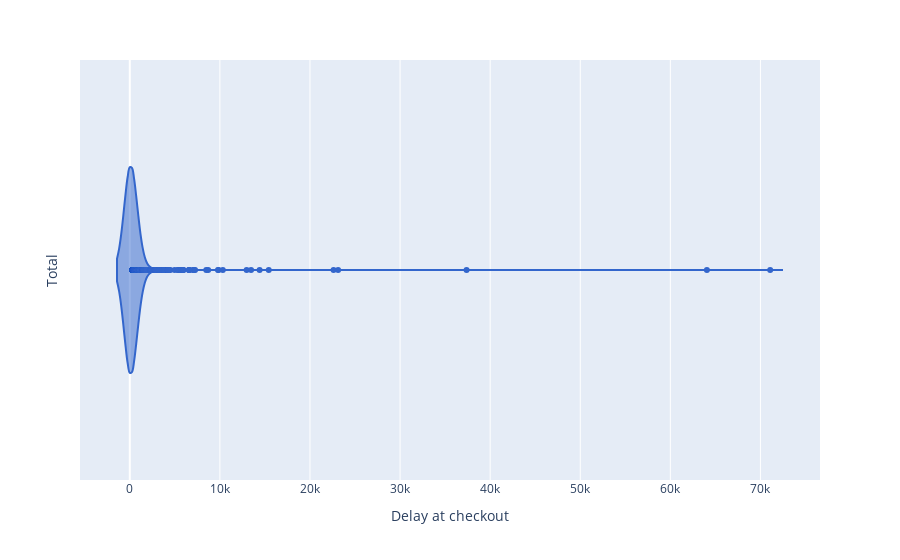

The notebook cell saved with this chart:
### Code cell
fig_1 = px.violin(
    data_frame=df_delay[df_delay['delay_at_checkout_in_minutes']>0],
    x="delay_at_checkout_in_minutes",

    color_discrete_sequence=[px.colors.qualitative.G10[0]]
)

fig_1.update_layout(
    # title="Delay at checkout distribution", => Title on Streamlit
    yaxis_title="Total",
    xaxis_title="Delay at checkout "
)

fig_1.show()

### Figure 1 — Plotly figure (JSON) as saved in the notebook; plotly's stock layout.template omitted (floating-point values rounded to 4 significant figures; data arrays with more than 128 entries replaced by an {"elided": "..."} marker saying what was removed)
{"data": [{"alignmentgroup": "True", "box": {"visible": false}, "hovertemplate": "delay_at_checkout_in_minutes=%{x}<extra></extra>", "legendgroup": "", "marker": {"color": "#3366CC"}, "name": "", "offsetgroup": "", "orientation": "h", "scalegroup": "True", "showlegend": false, "type": "violin", "x": {"elided": "9404 int values"}, "x0": " ", "xaxis": "x", "y0": " ", "yaxis": "y"}], "layout": {"legend": {"tracegroupgap": 0}, "margin": {"t": 60}, "violinmode": "group", "xaxis": {"anchor": "y", "domain": [0, 1], "title": {"text": "Delay at checkout "}}, "yaxis": {"anchor": "x", "domain": [0, 1], "title": {"text": "Total"}}}}
